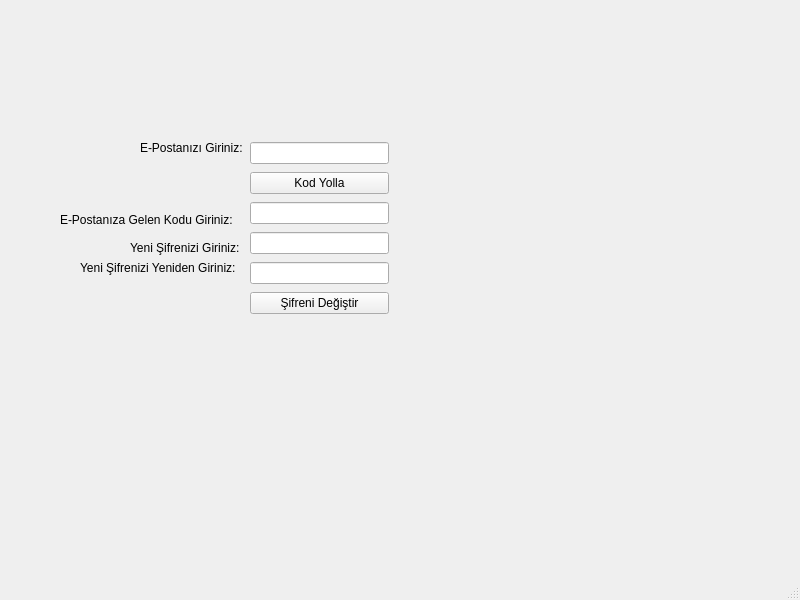
<?xml version="1.0" encoding="UTF-8"?>
<ui version="4.0">
 <class>SifremiUnuttum</class>
 <widget class="QMainWindow" name="SifremiUnuttum">
  <property name="geometry">
   <rect>
    <x>0</x>
    <y>0</y>
    <width>800</width>
    <height>600</height>
   </rect>
  </property>
  <property name="windowTitle">
   <string>Şifremi Unuttum</string>
  </property>
  <widget class="QWidget" name="centralwidget">
   <widget class="QLabel" name="label">
    <property name="geometry">
     <rect>
      <x>140</x>
      <y>140</y>
      <width>111</width>
      <height>16</height>
     </rect>
    </property>
    <property name="text">
     <string>E-Postanızı Giriniz:</string>
    </property>
   </widget>
   <widget class="QLabel" name="label_2">
    <property name="geometry">
     <rect>
      <x>60</x>
      <y>210</y>
      <width>191</width>
      <height>20</height>
     </rect>
    </property>
    <property name="text">
     <string>E-Postanıza Gelen Kodu Giriniz:</string>
    </property>
   </widget>
   <widget class="QLabel" name="label_3">
    <property name="geometry">
     <rect>
      <x>130</x>
      <y>240</y>
      <width>121</width>
      <height>16</height>
     </rect>
    </property>
    <property name="text">
     <string>Yeni Şifrenizi Giriniz:</string>
    </property>
   </widget>
   <widget class="QLabel" name="label_4">
    <property name="geometry">
     <rect>
      <x>80</x>
      <y>260</y>
      <width>171</width>
      <height>16</height>
     </rect>
    </property>
    <property name="text">
     <string>Yeni Şifrenizi Yeniden Giriniz:</string>
    </property>
   </widget>
   <widget class="QWidget" name="">
    <property name="geometry">
     <rect>
      <x>250</x>
      <y>140</y>
      <width>139</width>
      <height>181</height>
     </rect>
    </property>
    <layout class="QVBoxLayout" name="verticalLayout">
     <item>
      <widget class="QLineEdit" name="epostaLne"/>
     </item>
     <item>
      <widget class="QPushButton" name="kodYollaBtn">
       <property name="text">
        <string>Kod Yolla</string>
       </property>
      </widget>
     </item>
     <item>
      <widget class="QLineEdit" name="kodLne"/>
     </item>
     <item>
      <widget class="QLineEdit" name="yeniSifreLne"/>
     </item>
     <item>
      <widget class="QLineEdit" name="yeniSifreLne2"/>
     </item>
     <item>
      <widget class="QPushButton" name="sifremiDegistirBtn">
       <property name="text">
        <string>Şifreni Değiştir</string>
       </property>
      </widget>
     </item>
    </layout>
   </widget>
  </widget>
  <widget class="QMenuBar" name="menubar">
   <property name="geometry">
    <rect>
     <x>0</x>
     <y>0</y>
     <width>800</width>
     <height>26</height>
    </rect>
   </property>
  </widget>
  <widget class="QStatusBar" name="statusbar"/>
 </widget>
 <resources/>
 <connections/>
</ui>
